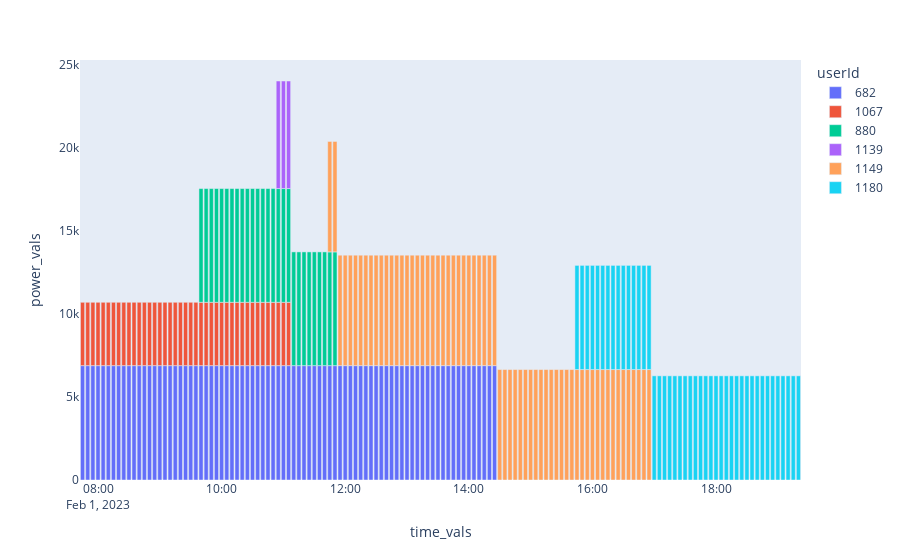

The notebook cell this image was saved under:
### Code cell
fig = px.bar(clean, x=clean["time_vals"], y=clean["power_vals"], color=clean["userId"])
fig.update_yaxes(showgrid=False)
fig
